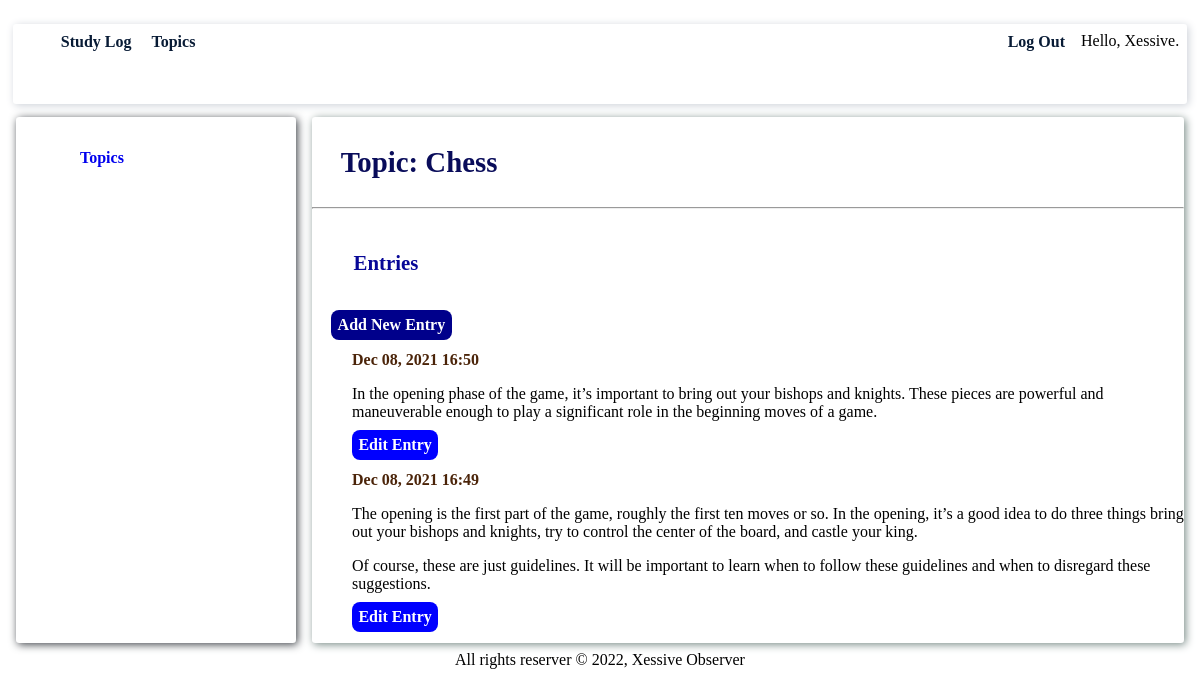
Screenshot of /topic/1/ (signed in) with the database file from the repository.
### StudyLogs/models.py (models this page shows, shortened)
class Topic(models.Model):
    text = models.CharField(max_length=200)
    date_added = models.DateTimeField(auto_now_add=True)
    owner = models.ForeignKey(User, on_delete=models.CASCADE)
    def __str__(self):
        return self.text

class Entry(models.Model):
    topic = models.ForeignKey(Topic, on_delete=models.CASCADE)
    text = models.TextField()
    date_added = models.DateTimeField(auto_now_add=True)
    class Meta:
        verbose_name_plural = 'entries'

### StudyLogs/views.py (the view)
# urls.py: path('topic/<int:topic_id>/', views.topic, name='topic'),
@login_required
def topic(request, topic_id):
    topic = Topic.objects.get(id=topic_id)
    if topic.owner != request.user:
        raise Http404
    entries = topic.entry_set.order_by('-date_added')
    context = {'topic': topic, 'entries':entries}
    return render(request, 'StudyLogs/topic.html', context)

### StudyLogs/templates/StudyLogs/topic.html
{% extends 'StudyLogs/base.html'%}
{% block content %}
    <p class="topic">Topic: {{ topic }}</p>
    <hr>
    <p class="entries">Entries</p>
    <p class="add-new-entry">
        <a href="{% url 'StudyLogs:new_entry' topic.id %}">Add new Entry</a>
    </p>
    <ul class="entry-list">
        {% for entry in entries %}
            <li>
                <p class="date">
                    {{ entry.date_added|date:'M d, Y H:i' }}
                </p>
                <p class="entry-content">
                    {{ entry.text|linebreaks }}
                </p>
                <p class="edit-entry-link">
                    <a href="{% url 'StudyLogs:edit_entry' entry.id %}">Edit entry</a>
                </p>
            </li>
        {% empty %}
            <li class="empty">
                There are no entries for this topic yet.
            </li>
        {% endfor %}
    </ul>
{% endblock content %}

### StudyLogs/templates/StudyLogs/base.html (shortened to what this page needs)
{% load static %}
<!DOCTYPE html>
<html lang="en">
<head>
    {% block css %}
        <link rel="stylesheet" href="{% static 'css/base.css' %}">
        <link rel="stylesheet" href="{% static 'css/index.css' %}">
        <link rel="stylesheet" href="{% static 'css/topics.css' %}">
        <link rel="stylesheet" href="{% static 'css/topic.css' %}">
        <link rel="stylesheet" href="{% static 'css/new-entry.css' %}">
        <link rel="stylesheet" href="{% static 'css/new-topic.css' %}">
        <link rel="stylesheet" href="{% static 'css/edit-entry.css' %}">
        <link rel="stylesheet" href="{% static 'css/login.css' %}">
        <link rel="stylesheet" href="{% static 'css/register.css' %}">
        <link rel="stylesheet" href="{% static 'css/logged-out.css' %}">
        {% endblock css %}
</head>
<body>
    <div class="container">
        <header class="header">
            <nav>
                <ul>
                    <li class="nav-link">
                        <a href="{% url 'StudyLogs:index' %}">Study Log</a>
                    </li class="nav-link">
                    <li class="nav-link">
                        <a href="{% url 'StudyLogs:topics' %}">Topics</a>
                    </li class="nav-link">
                    {% if user.is_authenticated %}
                        <li class="nav-link" style="float: inline-end;">Hello, {{ user.username }}.</li>
                    <li class="nav-link" style="float: inline-end;">
                        <a href="{% url 'users:logout' %}">Log out</a>
                    </li class="nav-link">
                    {% endif %}
                </ul>
            </nav>
        </header>
        <aside class="aside">
            {% block aside %}
                <p>
                    <a href="{% url 'StudyLogs:topics' %}" class="topics">Topics</a>
                </p>
            {% endblock aside %}
        </aside>
        <article class="article">{% block content%}{% endblock content %}</article>
        <footer class="footer">All rights reserver &copy; 2022, Xessive Observer</footer>
    </div>
</body>
</html>

### StudyLogs/static/css/base.css (style rules this page uses)
nav { box-shadow: 0.1em 0.1em 0.5em rgb(205, 209, 216); height: 10vh; vertical-align: middle; max-width: 100%; border: none; border-radius: 0.2em; margin:0.3em; }
.nav-link { margin: 0.5em; list-style: none; display: inline-block; text-transform: capitalize; }
.nav-link a { text-decoration: none; color:rgb(8, 27, 53); font-weight: bolder; vertical-align: middle; }
.header { grid-area: header; }
.aside { grid-area: sidebar; box-shadow: 0.1em 0.1em 0.5em rgb(60, 64, 70); border-radius: 0.2em; margin:0.5em; padding: 1em; }
.topics { text-decoration: none; margin: 3em; font-weight: bolder; }
.article { grid-area: content; box-shadow: 0.1em 0.1em 0.5em rgb(118, 136, 132); border-radius: 0.2em; margin:0.5em; }
.footer { grid-area: footer; text-align: center; }
.container { display: grid; grid-auto-columns: 1fr 3fr; grid-template-areas: "header header" "sidebar content" "footer footer"; }

### StudyLogs/static/css/topic.css (style rules this page uses)
.topic { margin: 1em; font-weight: bolder; font-size: 1.8em; color: rgb(9, 12, 90); }
.entries { margin: 2em; font-weight: bold; color: rgb(7, 7, 151); font-size: 1.3em; }
.add-new-entry a { text-decoration: none; font-weight: bold; padding: 0.4em; margin: 1.2em; background-color: darkblue; color: white; text-transform: capitalize; border-radius: 0.5em; }
.entry-list li { list-style: none; }
.date { font-weight:600; color: rgb(75, 36, 9); }
.entry-content { margin-right: 2em; color: red; }
.edit-entry-link a { background-color: blue; color: white; text-transform: capitalize; border-radius: 0.5em; text-decoration: none; font-weight: bold; padding: 0.4em; }

### rows the page displays
Topic: text "Chess"
Entry: date_added "Dec 08, 2021 16:50", text "In the opening phase of the game, it’s important to bring out your bishops and knights. These pieces are powerful and maneuverable enough to play a significant role in the beginning moves of a game."
Entry: date_added "Dec 08, 2021 16:49", text "The opening is the first part of the game, roughly the first ten moves or so. In the opening, it’s a good idea to do three things bring out your bishops and knights, try to control the center of the board, and castle your king. Of course, these are just guidelines. It will be important to learn when to follow these guidelines and when to disregard these suggestions."

### other values shown
{{ user.username }} "Xessive"
